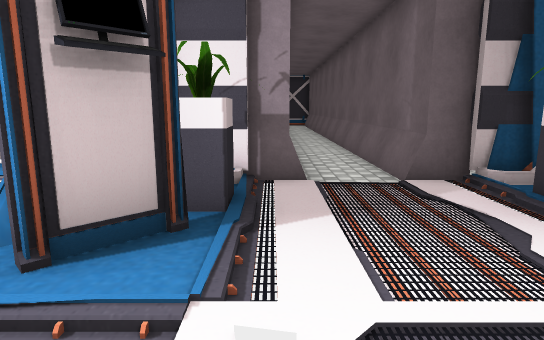
view 1 (above)

24 first-person views from a walk through a Unity game level. The camera is 1.2 m above the floor, tilts 10° down and sees 75° across. The floor is counted in squares, 1 m on a side. Each view is taken from the middle of a square. On the plan, view 1 faces up. The plan holds only what a view shows up to about 14 squares ahead; the rest is blank. The place goes on beyond the plan. The player character is not drawn. Door leaves are left out, so doorways stand open. Some surface patterns are stand-ins.

view 2
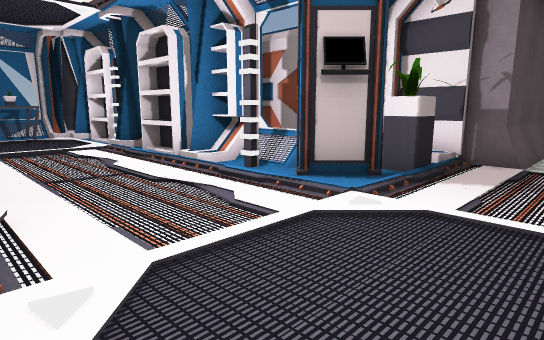

view 3
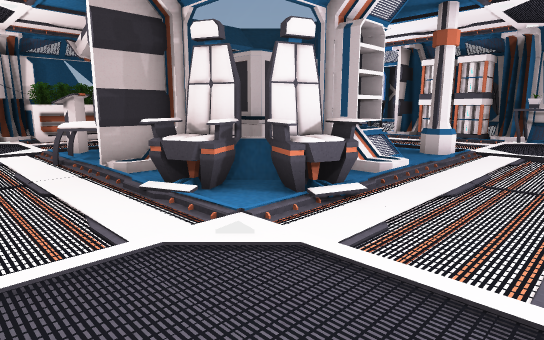

view 4
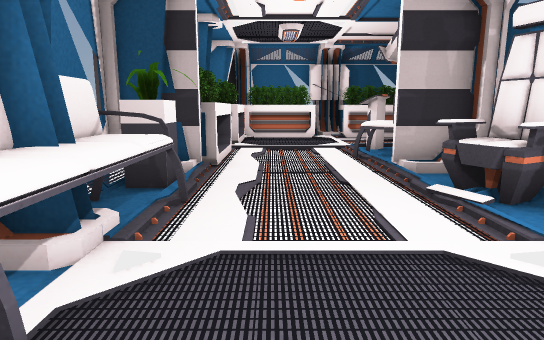

view 5
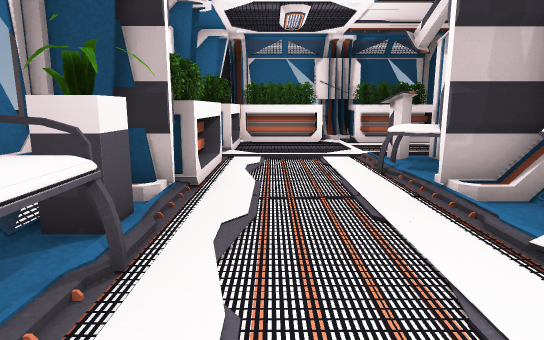

view 6
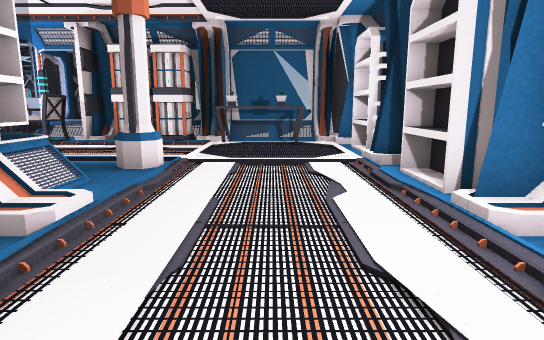

view 7
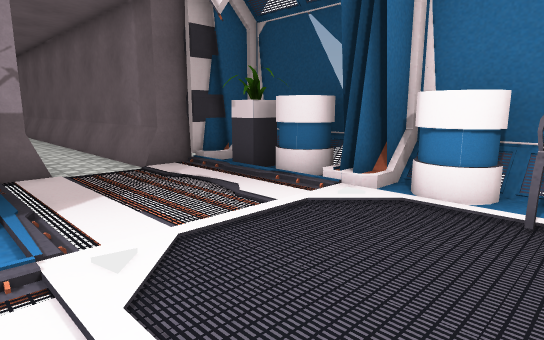

view 8
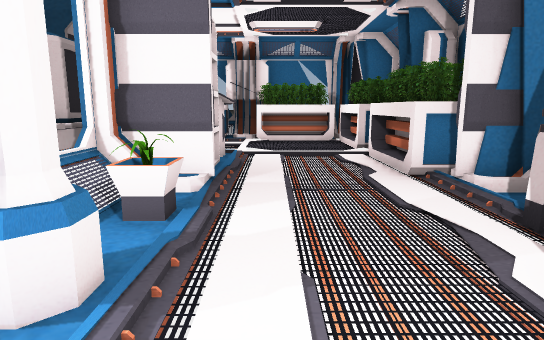

view 9
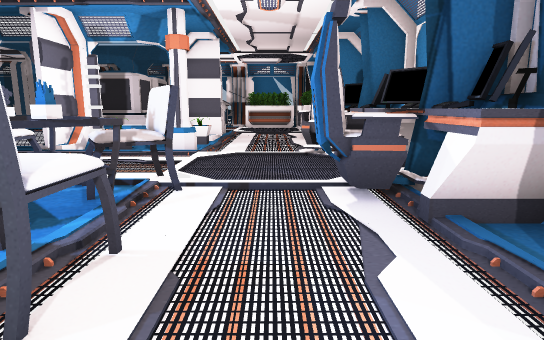

view 10
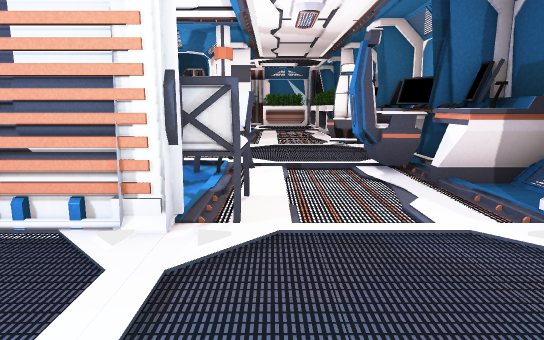

view 11
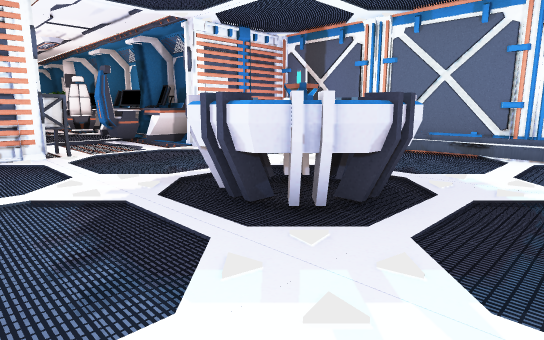

view 12
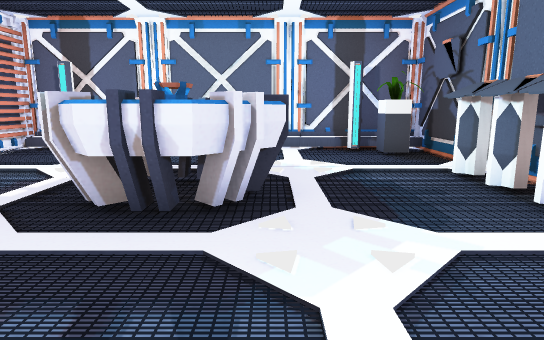

view 13
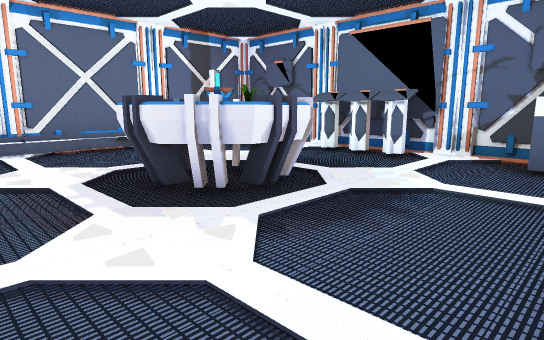

view 14
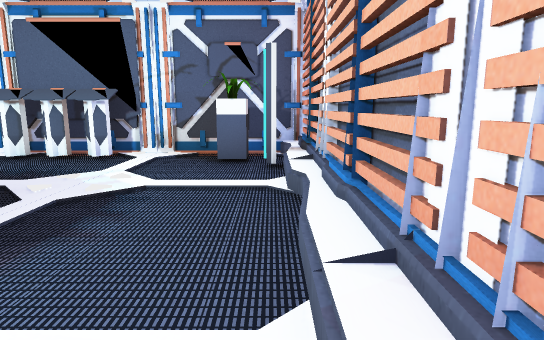

view 15
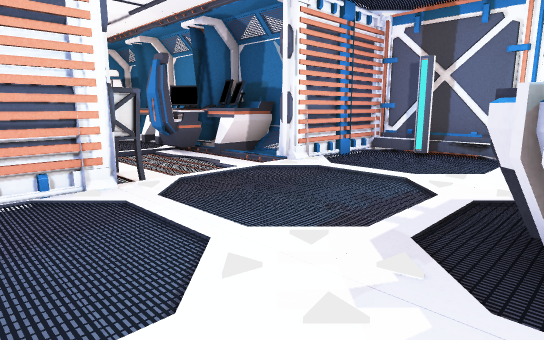

view 16
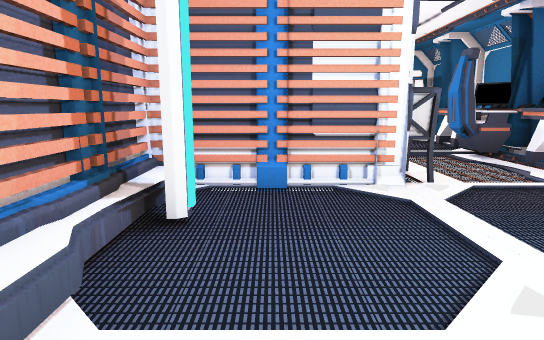

view 17
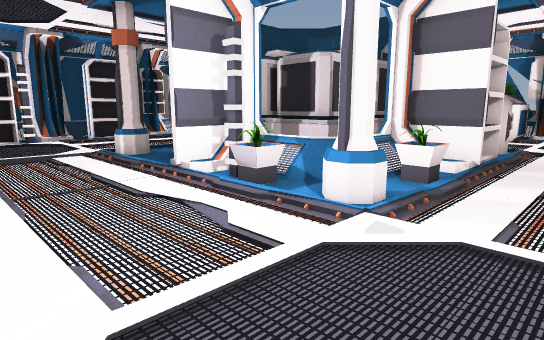

view 18
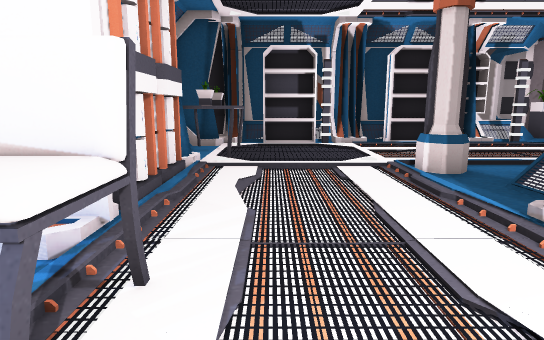

view 19
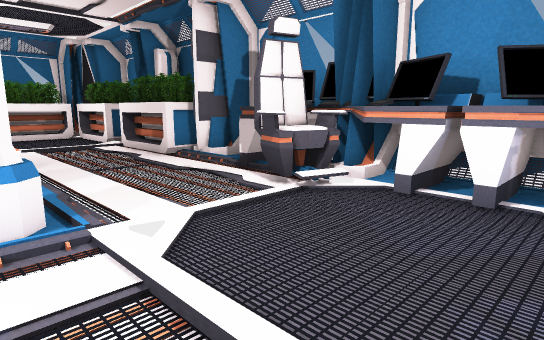

view 20
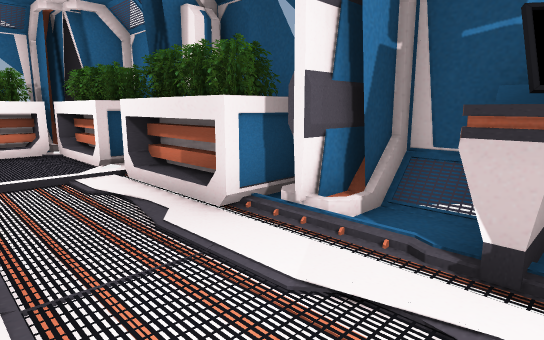

view 21
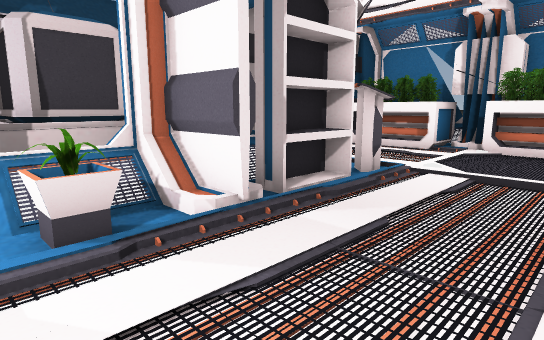

view 22
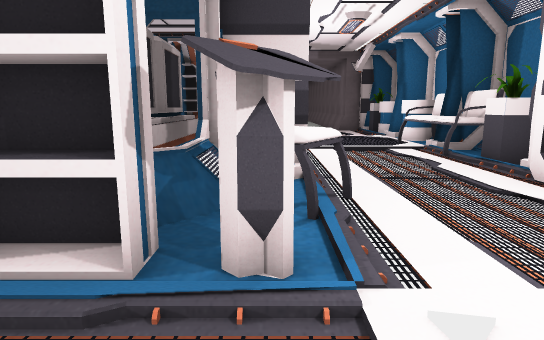

view 23
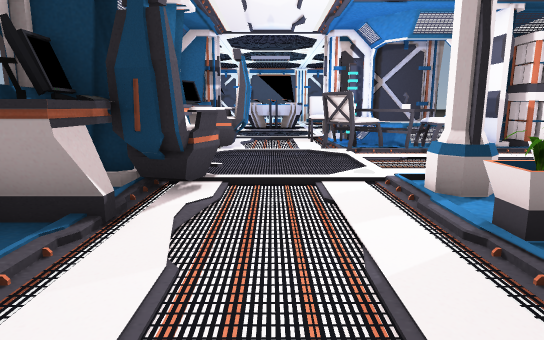

view 24
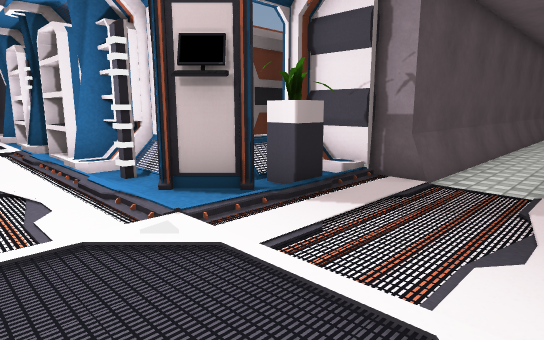

### Floor plan
Key: @ floor where view 1 was taken; # wall or solid block; . floor; / step, stairs or slope; D open door; = window, fence, low wall or low ledge; C container; P plant; S shelf; L column; H chair; N console; F sofa; B battery; T table; E desk; R projector; O other object.
Columns run from 29 left of view 1 to 5 right of it. Each row starts with its distance up from view 1.
 16                              #.
 15                              #..#
 14                              #..#
 13                              #..#
 12                              #..#
 11                              #..#
 10                              #..#
  9                              #..#
  8                              #..#
  7                             ##..##
  6                           C##DDDD##
  5                         CCC=......=
  4                  OO CCC CCC=P....P=
  3                 ##SS###S###OO....O#
  2                ###SS/#SS#/.......##
  1                #OO...............O=
  0                =OO...........@...F=
 -1                =OO..............FF
 -2                ##O...L..//OO....FF#
 -3                =.....L./SSOOO...FF=
 -4                =B.....=CCCC#OO...P=
 -5                =...... CC C .....P=
 -6 ############## ##DDDD##C  C##DDDD##
 -7 ##.#.......### #HH...#=CCCC#H...OO#
 -8  #P.........###=HH...P=CCCC#HH..OO#
 -9  #..........##TTH....L./##SSN ..OS#
-10  #....R.....DHHTHH...L.PDDSSN....#S
-11  #N..RRR....DH..H.......DD......OS#
-12  #N..RRRR...DD..........DD......OO#
-13  #N..RRR....DD..OO../O..DD......OO#
-14  #..........DDEEEEEEEEEEDOOOOOOOO##
-15  #..........##EEEEEEEEEE##OO#SOO##
-16  #P.........##==#  =##==##==#  =#
-17  #.#.......###
-18  #############

Positions as (right, up) in squares from view 1, and headings:
1: (0, 0), facing up
2: (2, -2), facing up-left
3: (2, 1), facing down-left
4: (2, 1), facing down
5: (2, -1), facing down
6: (-1, 0), facing left
7: (-1, -1), facing up-right
8: (-10, -11), facing right
9: (-18, -12), facing right
10: (-20, -11), facing right
11: (-26, -8), facing down-right
12: (-24, -7), facing down
13: (-19, -7), facing down-left
14: (-19, -7), facing left
15: (-22, -8), facing down-right
16: (-22, -8), facing right
17: (-12, -12), facing up-right
18: (-11, -9), facing up
19: (-12, -9), facing down-right
20: (-7, -11), facing down-right
21: (-7, -13), facing up-right
22: (-1, -12), facing up
23: (-3, -12), facing left
24: (3, 0), facing up-left
